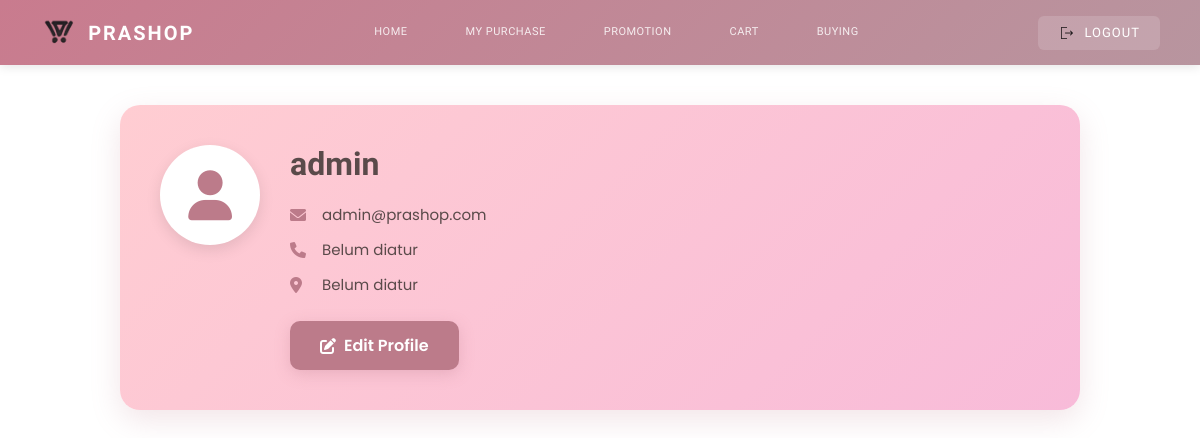
Screenshot of /user/profile.php (signed in) with the database file from the repository.
### tables this page shows
CREATE TABLE `users` (
  `id` int(11) NOT NULL AUTO_INCREMENT,
  `username` varchar(50) NOT NULL,
  `password` varchar(255) NOT NULL,
  `email` varchar(100) DEFAULT NULL,
  `address` text DEFAULT NULL,
  `phone` varchar(20) DEFAULT NULL,
  `role` enum('admin','petugas','user') DEFAULT 'user',
  PRIMARY KEY (`id`),
  UNIQUE KEY `username` (`username`)
);

### user/profile.php (the view, shortened to what this page needs)
<?php
include 'koneksi.php';
$username = $_SESSION['user'];
$is_editing = isset($_GET['edit']) && $_GET['edit'] == '1';
$stmt = $conn->prepare("SELECT * FROM users WHERE username = ?");
$stmt->bind_param("s", $username);
$stmt->execute();
$data_user = $stmt->get_result()->fetch_assoc();
?>
<!DOCTYPE html>
<html lang="id">
<head>
    <link rel="stylesheet" href="../style.css">
    <link rel="stylesheet" href="https://cdnjs.cloudflare.com/ajax/libs/font-awesome/6.0.0/css/all.min.css">
</head>
<body>
<nav class="navbar">
    <div class="nav-logo">
        <img src="../asset/logo.png" alt="Prashop Logo" class="logo-img">
        <span class="logo-text">PRASHOP</span>
    </div>
    <div class="nav-links">
        <a href="home.php">Home</a>
        <a href="my_purchase.php">My Purchase</a>
        <a href="promotion.php">Promotion</a>
        <a href="cart.php">
            Cart
        </a>
        <a href="buying.php">Buying</a>
    </div>
    <div class="nav-auth">
        <a href="logout.php" class="logout-link">
            <img src="../asset/logo2.png" alt="Logout" class="logout-icon"> LOGOUT
        </a>
    </div>
</nav>
    <main class="profile-container">
        <div class="profile-banner">
            <div class="profile-banner-avatar">
                <i class="fas fa-user"></i>
            </div>
            <div class="profile-banner-content">
                <h1><?php echo htmlspecialchars($data_user['username']); ?></h1>
                <div class="profile-banner-details">
                    <div class="banner-detail-item">
                        <i class="fas fa-envelope"></i>
                        <span><?php echo htmlspecialchars($data_user['email']); ?></span>
                    </div>
                    <div class="banner-detail-item">
                        <i class="fas fa-phone"></i>
                        <span><?php echo htmlspecialchars($data_user['phone'] ?? 'Belum diatur'); ?></span>
                    </div>
                    <div class="banner-detail-item">
                        <i class="fas fa-map-marker-alt"></i>
                        <span><?php echo htmlspecialchars($data_user['address'] ?? 'Belum diatur'); ?></span>
                    </div>
                </div>
                <div class="profile-banner-actions">
                    <?php if ($is_editing): ?>
                        <a href="profile.php" class="btn-cancel"><i class="fas fa-times"></i> Batal</a>
                    <?php else: ?>
                        <a href="?edit=1" class="btn-edit-profile"><i class="fas fa-edit"></i> Edit Profile</a>
                    <?php endif; ?>
                </div>
            </div>
        </div>
    </main>
</body>
</html>

### style.css (style rules this page uses)
* { margin: 0; padding: 0; box-sizing: border-box; }
body, html { height: 100%; font-family: 'IM FELL French Canon SC', 'Georgia', serif; }
.navbar { background: linear-gradient(135deg, #c97b8e 0%, #b8959f 100%); padding: 15px 40px; display: flex; justify-content: space-between; align-items: center; box-shadow: 0 2px 10px rgba(0, 0, 0, 0.1); position: sticky; top: 0; z-index: 100; }
.nav-logo { display: flex; align-items: center; gap: 10px; }
.logo-img { height: 35px; width: auto; }
.logo-text { color: white; font-size: 20px; font-weight: bold; letter-spacing: 2px; }
.nav-links { display: flex; gap: 30px; align-items: center; }
.nav-links a { color: rgba(255, 255, 255, 0.85); text-decoration: none; font-size: 11px; font-weight: 500; padding: 8px 14px; border-radius: 6px; transition: all 0.3s ease; background: transparent; text-align: center; line-height: 1.5; letter-spacing: 0.5px; text-transform: uppercase; }
.nav-auth { display: flex; align-items: center; }
.nav-auth .logout-link { display: flex; align-items: center; gap: 8px; color: white; text-decoration: none; font-size: 13px; font-weight: 500; padding: 8px 20px; border-radius: 6px; transition: all 0.3s ease; background: rgba(255, 255, 255, 0.15); text-transform: uppercase; letter-spacing: 1px; }
.logout-icon { height: 18px; width: auto; }
.profile-container { max-width: 1000px; margin: 40px auto; padding: 0 20px; min-height: 80vh; font-family: 'Poppins', sans-serif; }
.profile-banner { background: linear-gradient(135deg, #ffcdd2 0%, #f8bbd9 100%); padding: 40px; border-radius: 20px; display: flex; align-items: flex-start; gap: 30px; box-shadow: 0 10px 30px rgba(188, 123, 138, 0.2); margin-bottom: 30px; color: #5a4a4a; }
.profile-banner-avatar { width: 100px; height: 100px; background: #fff; border-radius: 50%; display: flex; align-items: center; justify-content: center; font-size: 50px; color: #bc7b8a; box-shadow: 0 5px 15px rgba(0, 0, 0, 0.1); flex-shrink: 0; }
.profile-banner-content h1 { font-size: 32px; margin-bottom: 20px; font-family: 'IM FELL French Canon SC', serif; font-weight: 700; color: #5a4a4a; }
.profile-banner-details { margin-bottom: 25px; }
.banner-detail-item { display: flex; align-items: center; gap: 12px; margin-bottom: 12px; font-size: 15px; }
.banner-detail-item i { color: #bc7b8a; width: 20px; font-size: 16px; }
.banner-detail-item span { color: #5a4a4a; }
.profile-banner-actions { margin-top: 20px; }
.btn-edit-profile { display: inline-flex; align-items: center; gap: 8px; background: #bc7b8a; color: white; padding: 12px 30px; border-radius: 10px; text-decoration: none; font-weight: 600; transition: all 0.3s; box-shadow: 0 4px 15px rgba(188, 123, 138, 0.3); }
.nav-auth { display: flex; align-items: center; gap: 12px; }

### rows the page displays
users: username "admin", email "admin@prashop.com", phone "Belum diatur", address "Belum diatur"
